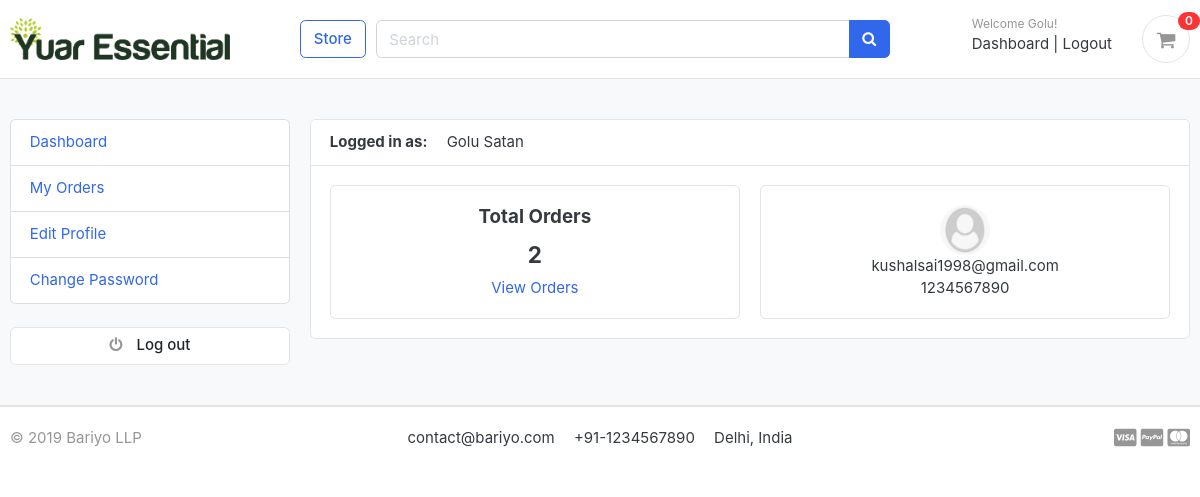
Page /accounts/dashboard/ (signed in) on the committed database.
### accounts/models.py (models this page shows, shortened)
class Account(AbstractBaseUser, PermissionsMixin):
    first_name      = models.CharField(max_length=50)
    last_name       = models.CharField(max_length=50)
    username        = models.CharField(max_length=50, unique=True)
    email           = models.EmailField(max_length=100, unique=True)
    phone_number    = models.CharField(max_length=50)
    date_joined     = models.DateTimeField(auto_now_add=True)
    last_login      = models.DateTimeField(auto_now_add=True)
    is_admin        = models.BooleanField(default=False)
    is_staff        = models.BooleanField(default=False)
    is_active       = models.BooleanField(default=False)
    is_superadmin   = models.BooleanField(default=False)
    USERNAME_FIELD = 'email'
    REQUIRED_FIELDS = ['username', 'first_name', 'last_name']
    objects = MyAccountManager()
    def full_name(self):
        return f'{self.first_name} {self.last_name}'

class UserProfile(models.Model):
    user = models.OneToOneField(Account, on_delete=models.CASCADE)
    address_line_1 = models.CharField(blank=True, max_length=100)
    address_line_2 = models.CharField(blank=True, max_length=100)
    profile_picture = models.ImageField(blank=True, upload_to='userprofile')
    city = models.CharField(blank=True, max_length=20)
    state = models.CharField(blank=True, max_length=20)
    country = models.CharField(blank=True, max_length=20)

### accounts/views.py (the view)
# urls.py: path('dashboard/', views.dashboard, name='dashboard'),
@login_required(login_url = 'login')
def dashboard(request):
    orders = Order.objects.order_by('-created_at').filter(user_id=request.user.id, is_ordered=True)
    orders_count = orders.count()
    userprofile = UserProfile.objects.get(user_id=request.user.id)
    context = {
        'orders_count': orders_count,
        'userprofile': userprofile,
    }
    return render(request, 'accounts/dashboard.html', context)

### cart/context_processors.py (called while the page is built)
def counter(request):
    cart_count = 0
    if 'admin' in request.path:
        return {}
    else:
        try:
            cart = Cart.objects.filter(cart_id=_cart_id(request))
            if request.user.is_authenticated:
                cart_items = CartItem.objects.all().filter(user=request.user)
            else:
                cart_items = CartItem.objects.all().filter(cart=cart[:1])
            for cart_item in cart_items:
                cart_count += cart_item.quantity
        except Cart.DoesNotExist:
            cart_count = 0
    return dict(cart_count=cart_count, nav_cart=cart_items)

### cart/views.py (called while the page is built)
def _cart_id(request):
    cart = request.session.session_key
    if not cart:
        cart = request.session.create()
    return cart

### category/context_processors.py (called while the page is built)
def menu_links(request):
    links = Category.objects.all()
    return dict(links=links)

### templates/accounts/dashboard.html (shortened to what this page needs)
{% extends 'base.html' %}
{% block content %}
<section class="section-conten padding-y bg">
<div class="container">
	<div class="row">
	{% include 'includes/dashboard_sidebar.html' %}
	<main class="col-md-9">
		<article class="card">
		<header class="card-header">
			<strong class="d-inline-block mr-3">Logged in as:</strong>
			<span>{{user.full_name}}</span>
		</header>
		<div class="card-body">
			<div class="row">
			<div class="col-md-6">
				<div class="card" style="text-align:center;">
					<div class="card-body">
						<h5 class="card-title">Total Orders</h5>
						<h4>{{orders_count}}</h4>
						<a href="{% url 'my_orders' %}">View Orders</a>
					</div>
				</div>
			</div>
			<div class="col-md-6">
				<div class="card" style="text-align:center;">
					<div class="card-body">
						<img src="{{userprofile.profile_picture.url}}" alt="User Profile Picture" width="50" height="50" style="border-radius:50%;">
						<p class="mb-0">{{user.email}}</p>
						<p>{{user.phone_number}}</p>
					</div>
				</div>
			</div>
			</div>
		</div>
		</article>
	</main>
</div>
</div>
</section>
{% endblock %}

### templates/includes/navbar.html
{% load static %}
<header class="section-header">
    <section class="header-main border-bottom">
        <div class="container">
    <div class="row align-items-center">
        <div class="col-lg-3 col-md-3 col-6">
            <a href="{% url 'home' %}" class="brand-wrap">
                <img class="logo" src="{% static './images/logo.png' %}">
            </a>
        </div>
        <a href="{% url 'store' %}" class="btn btn-outline-primary">Store</a>
        <div class="col-lg  col-md-6 col-sm-12 col">
            <form action="{% url 'search' %}" class="search" method='GET'>
                <div class="input-group w-100">
                    <input type="text" class="form-control" style="width:60%;" placeholder="Search" name="keyword">
                    <div class="input-group-append">
                      <button class="btn btn-primary" type="submit">
                        <i class="fa fa-search"></i>
                      </button>
                    </div>
                </div>
            </form>
        </div>
        <div class="col-lg-3 col-sm-6 col-8 order-2 order-lg-3">
                    <div class="d-flex justify-content-end mb-3 mb-lg-0">
                        {% if user.id is None %}
                        <div class="widget-header">
                            <small class="title text-muted">Welcome guest!</small>
                            <div>
                            <a href="{% url 'login' %}">Sign in</a> <span class="dark-transp"> | </span>
                            <a href="{% url 'register' %}"> Register</a>
                            </div>
                        </div>
                        {% else %}
                        <div class="widget-header">
                            <small class="title text-muted">Welcome {{user.first_name}}!</small>
                            <div>
                            <a href="{% url 'dashboard' %}">Dashboard</a> <span class="dark-transp"> | </span>
                            <a href="{% url 'logout' %}"> Logout</a>
                            </div>
                        </div>
                        {% endif %}
                        <a href="{% url 'cart' %}" class="widget-header pl-3 ml-3">
                            <div class="icon icon-sm rounded-circle border"><i class="fa fa-shopping-cart"></i></div>
                            <span class="badge badge-pill badge-danger notify">{{cart_count}}</span>
                        </a>
                    </div>
                </div>
    </div>
        </div>
    </section>
</header>

### static/css/ui.css (style rules this page uses)
html { font-family: "Inter", sans-serif; font-size: 15px; }
.icon-xs, .icon-sm, .icon-md, .icon-lg { display: inline-block; text-align: center; flex-shrink: 0; flex-grow: 0; }
.icon-sm { width: 48px; height: 48px; line-height: 48px !important; font-size: 20px; }
.padding-y { padding-top: 40px; padding-bottom: 40px; }
article:after, .form-group:after { display: block; clear: both; content: ""; }
.bg { background-color: #f8f9fa; }
p:last-child { margin-bottom: 0; }
.header-main { position: relative; padding-top: 1rem; padding-bottom: 1rem; }
.brand-wrap .logo, .navbar-brand .logo { margin-right: 7px; max-height: 42px; display: inline-block; }
.widget-header { display: inline-block; vertical-align: middle; position: relative; }
.widget-header a { color: #343a40; }
.widget-header i { color: #969696; }
.widget-header .title { display: block; }
.widget-header .notify { position: absolute; top: -3px; right: -10px; }
.notify { position: absolute; top: -4px; right: -10px; display: inline-block; padding: 0.25em 0.6em; font-size: 12px; line-height: 1; text-align: center; border-radius: 3rem; color: #fff; background-color: #fa3434; }

### rows in the picture
Account: first_name "Golu", full_name "Golu Satan", email "kushalsai1998@gmail.com", phone_number "1234567890"
UserProfile: profile_picture (placeholder picture)

### other values in the picture
{{ cart_count }} "0"
{{ orders_count }} "2"
